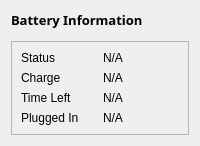
            <widget class="QWidget" name="stkBattery">
             <layout class="QVBoxLayout" name="verticalLayout_7">
              <item alignment="Qt::AlignBottom">
               <widget class="QLabel" name="label_29">
                <property name="font">
                 <font>
                  <family>raleway</family>
                  <pointsize>10</pointsize>
                  <weight>75</weight>
                  <bold>true</bold>
                 </font>
                </property>
                <property name="text">
                 <string>Battery Information</string>
                </property>
               </widget>
              </item>
              <item>
               <widget class="spiralProgressBar" name="widget_13" native="true"/>
              </item>
              <item alignment="Qt::AlignVCenter">
               <widget class="QFrame" name="frame_3">
                <property name="sizePolicy">
                 <sizepolicy hsizetype="Preferred" vsizetype="Expanding">
                  <horstretch>0</horstretch>
                  <verstretch>0</verstretch>
                 </sizepolicy>
                </property>
                <property name="frameShape">
                 <enum>QFrame::StyledPanel</enum>
                </property>
                <property name="frameShadow">
                 <enum>QFrame::Raised</enum>
                </property>
                <layout class="QGridLayout" name="gridLayout_4">
                 <item row="0" column="0">
                  <widget class="QLabel" name="label_30">
                   <property name="text">
                    <string>Status</string>
                   </property>
                  </widget>
                 </item>
                 <item row="0" column="1">
                  <widget class="QLabel" name="label_34">
                   <property name="text">
                    <string>N/A</string>
                   </property>
                  </widget>
                 </item>
                 <item row="1" column="0">
                  <widget class="QLabel" name="label_31">
                   <property name="text">
                    <string>Charge</string>
                   </property>
                  </widget>
                 </item>
                 <item row="1" column="1">
                  <widget class="QLabel" name="label_35">
                   <property name="text">
                    <string>N/A</string>
                   </property>
                  </widget>
                 </item>
                 <item row="2" column="0">
                  <widget class="QLabel" name="label_32">
                   <property name="text">
                    <string>Time Left</string>
                   </property>
                  </widget>
                 </item>
                 <item row="2" column="1">
                  <widget class="QLabel" name="label_36">
                   <property name="text">
                    <string>N/A</string>
                   </property>
                  </widget>
                 </item>
                 <item row="3" column="0">
                  <widget class="QLabel" name="label_33">
                   <property name="text">
                    <string>Plugged In</string>
                   </property>
                  </widget>
                 </item>
                 <item row="3" column="1">
                  <widget class="QLabel" name="label_37">
                   <property name="text">
                    <string>N/A</string>
                   </property>
                  </widget>
                 </item>
                </layout>
               </widget>
              </item>
             </layout>
            </widget>
